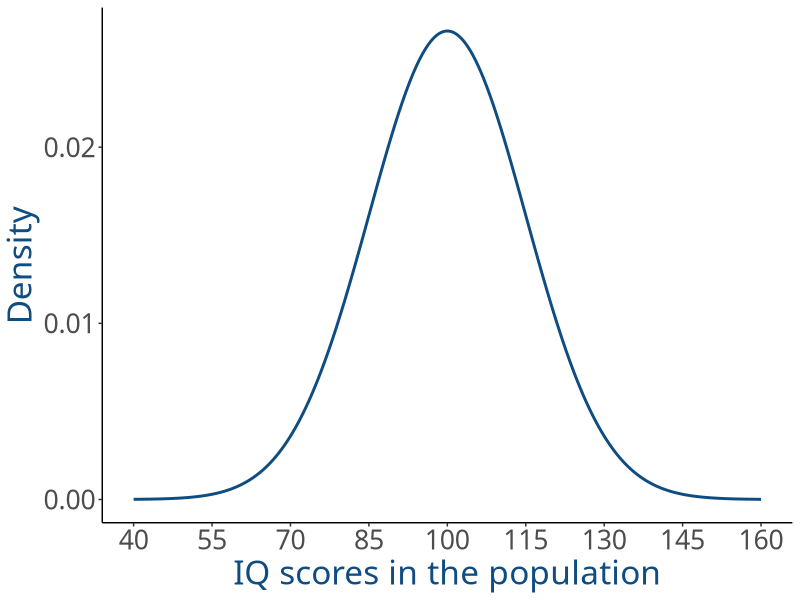
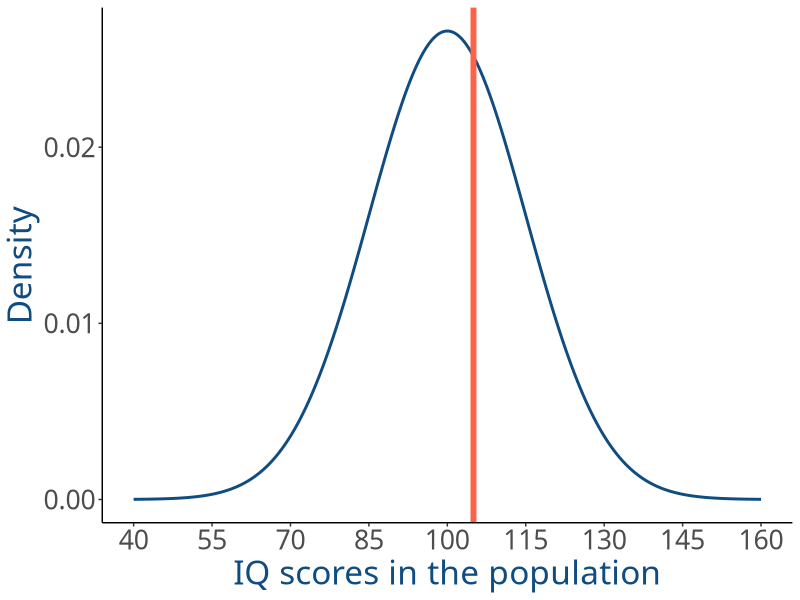
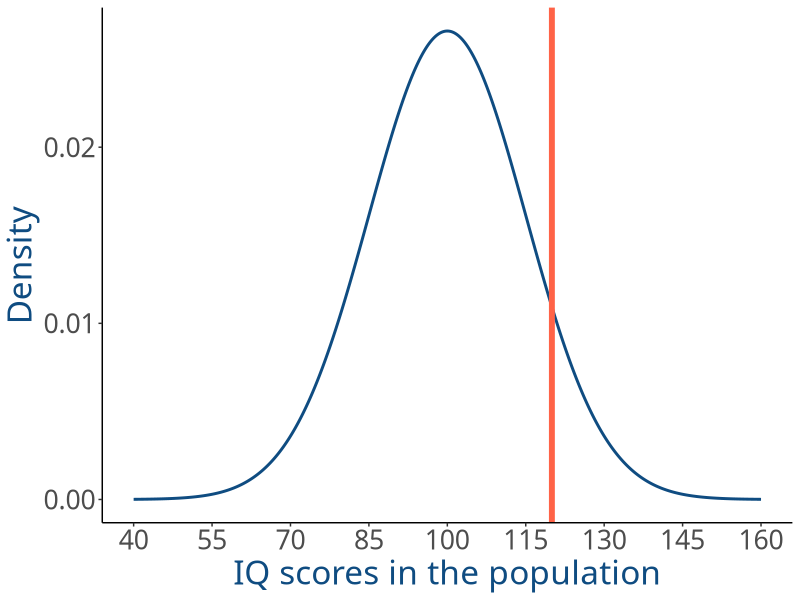
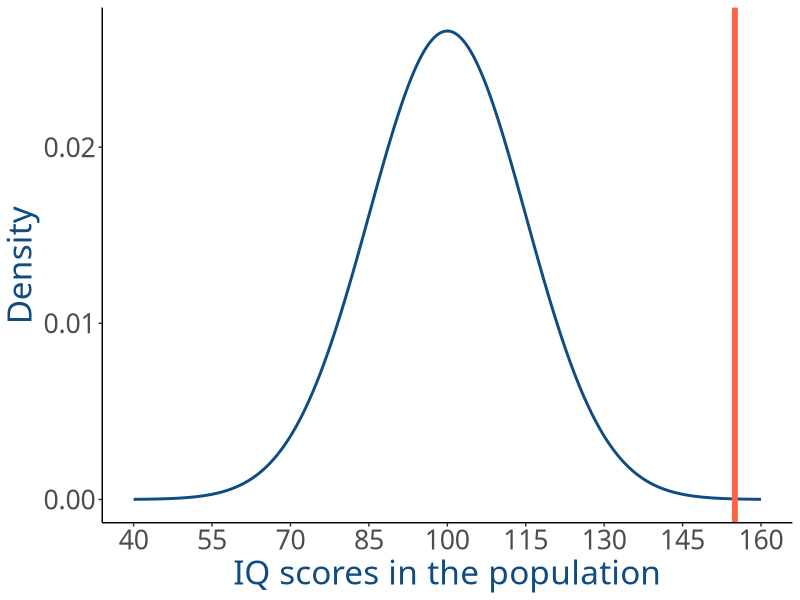
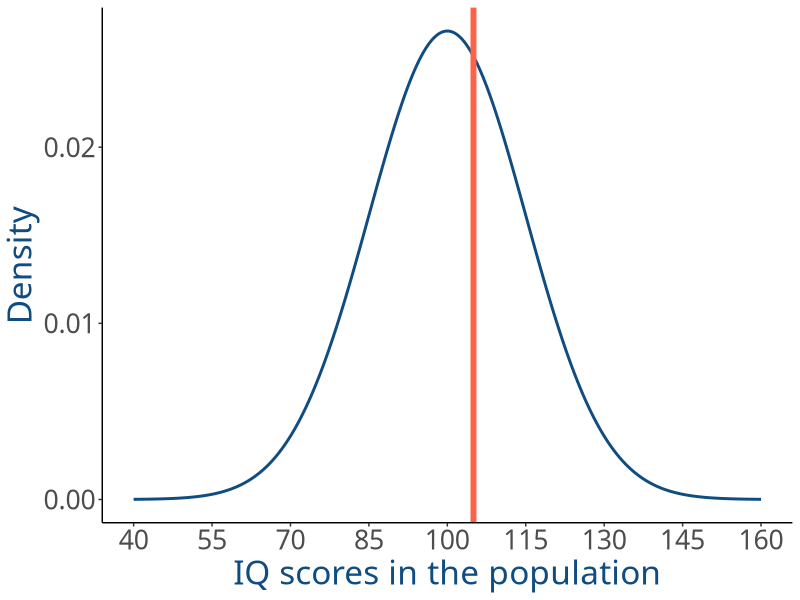
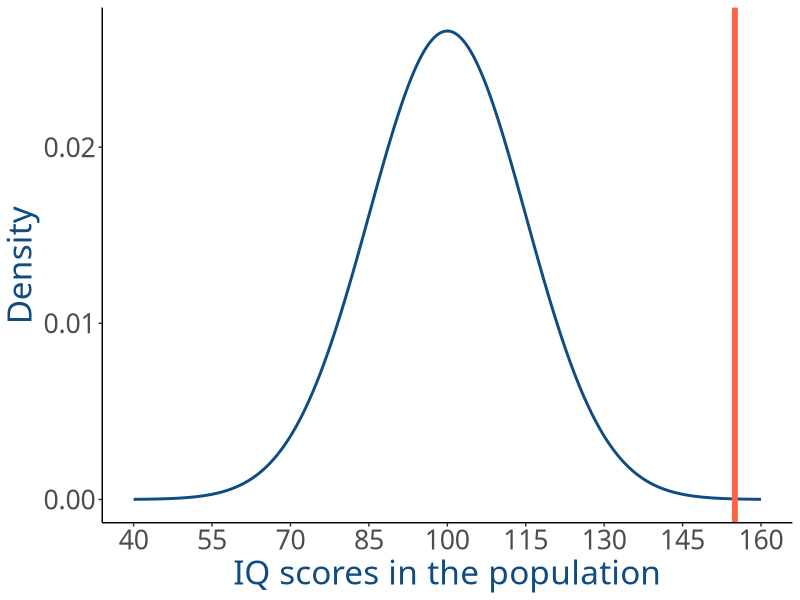
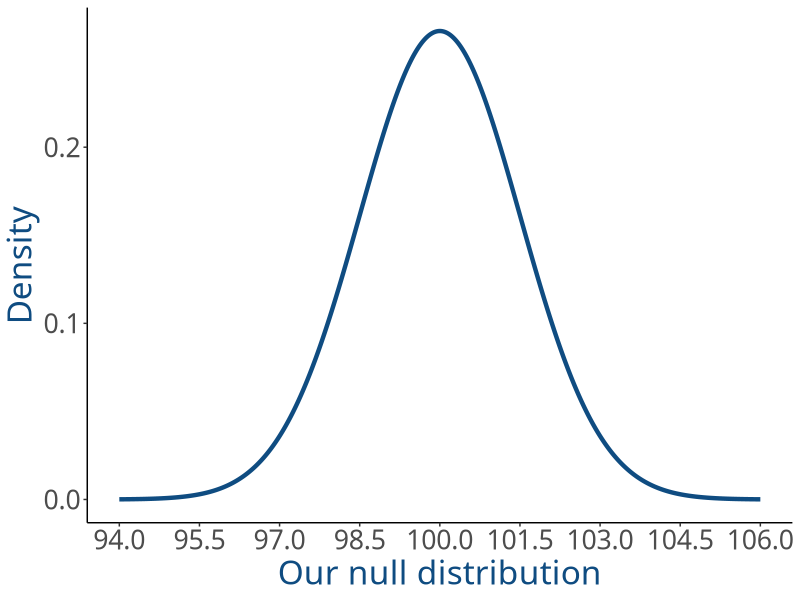
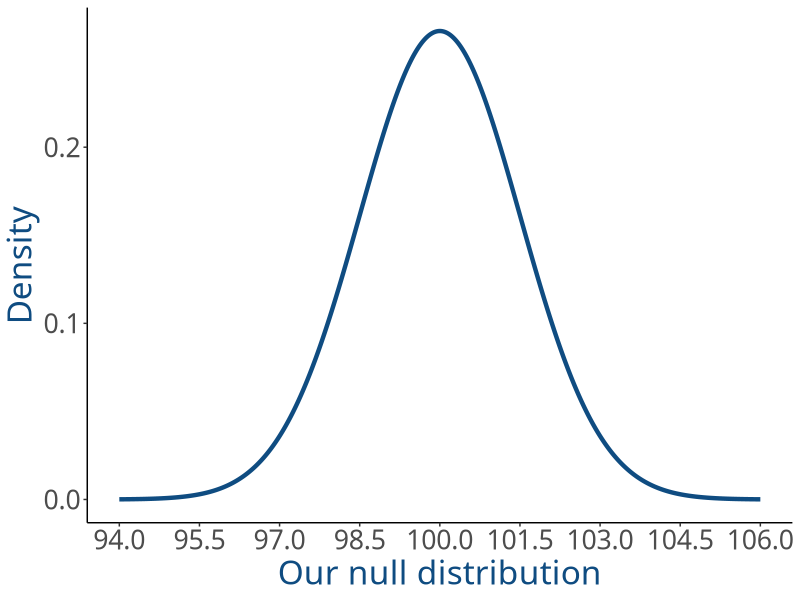

Here is the R script that generated these plots, in order:
## ---- chunk 1
#| label: setup
#| include: false

library(tidyverse)
library(patchwork)

options(digits=7)

dapr1blue <- '#0F4C81'

# # i have no idea why these options aren't "taking"
# # for the plots in this file specifically
# theme_set(theme_minimal())
# theme_update(
#   text = element_text(family = 'Source Sans 3', size = 100),
#   panel.grid.minor = element_blank(),
#   strip.background = element_blank(),
#   strip.text.x = element_text(size = 24)
# )
## ---- chunk 2
set.seed(1)
iq_data <- tibble(
  iq = rnorm(n = 99, mean = 100, sd = 20) |> round()
) |>
  bind_rows(
    tibble(iq = 155)
  )
obs_sample_mean <- mean(iq_data$iq)
## ---- chunk 3
#| out.width: 1100px

mu <- 100
sigma <- 15

x <- seq((mu - 4*sigma), (mu + 4*sigma), length.out = 1000)
y <- dnorm(x, mean = mu, sd = sigma)
df <- data.frame(x = x, y = y)

p_iq_pop <- ggplot(df, aes(x = x, y = y)) +
  geom_line(linewidth = 1, color = "#0F4C81") +
  labs(x = "IQ scores in the population", y = "Density") +
  scale_x_continuous(breaks = seq(
    (mu - 4*sigma), (mu + 4*sigma), by = sigma)
    ) +
  theme_classic() +
  theme(
    text = element_text(family = 'Source Sans 3', size = 24),
    axis.title = ggplot2::element_text(color = dapr1blue)
  ) +
  NULL

p_iq_pop
## ---- chunk 4
#| out.width: 1100px
curr_iq <- 105
p_iq_pop +
  geom_vline(xintercept = curr_iq, colour = 'tomato1', linewidth = 2) +
  NULL
## ---- chunk 5
#| out.width: 1100px
curr_iq <- 120
p_iq_pop +
  geom_vline(xintercept = curr_iq, colour = 'tomato1', linewidth = 2) +
  NULL
## ---- chunk 6
#| out.width: 1100px
curr_iq <- 155
p_iq_pop +
  geom_vline(xintercept = curr_iq, colour = 'tomato1', linewidth = 2) +
  NULL
## ---- chunk 7
p_iq_pop +
  geom_vline(xintercept = 105, colour = 'tomato1', linewidth = 2) +
  NULL
## ---- chunk 8
p_iq_pop +
  geom_vline(xintercept = 155, colour = 'tomato1', linewidth = 2) +
  NULL
## ---- chunk 9
iq_data |> 
  head()
## ---- chunk 10
options(pillar.sigfig = 7)
## ---- chunk 11
iq_data |>
  summarise(
    m = mean(iq)
  )
## ---- chunk 12
options(digits=7)
h0_mean <- 100
h0_sd <- 1.5
nx <- seq(h0_mean-4*h0_sd, h0_mean+4*h0_sd, length.out = 1000)
p_nulldist <- tibble(
  x = nx,
  n_dens = dnorm(nx, mean = h0_mean, sd = h0_sd)
) |>
  ggplot(aes(x = x, y = n_dens)) +
  geom_line(linewidth = 1.5, colour = dapr1blue) +
  # geom_ribbon(
  #   aes(
  #     x = ifelse(x >= -2 & x <= 2, x, NA), 
  #     ymin = 0,  ymax = n_dens), 
  #   alpha = 0.3, fill = dapr1blue
  #   ) +
  # geom_vline(xintercept = h0_mean, linetype = 'dashed', linewidth = 1) +
  # geom_vline(xintercept = h0_mean + h0_sd, linetype = 'dotted', linewidth = 1) +
  # geom_vline(xintercept = h0_mean + 2 * h0_sd, linetype = 'dotted', linewidth = 1) +
  # geom_vline(xintercept = h0_mean - h0_sd, linetype = 'dotted', linewidth = 1) +
  # geom_vline(xintercept = h0_mean - 2 * h0_sd, linetype = 'dotted', linewidth = 1) +
  labs(
    y = 'Density',
    x = 'Our null distribution'
  ) +
  theme_classic() +
  theme(
    panel.grid = element_blank(),
    text = element_text(family = 'Source Sans 3', size = 24),
    axis.title = ggplot2::element_text(color = dapr1blue)
  ) +
  scale_x_continuous(breaks = seq(
    (h0_mean - 4*h0_sd), (h0_mean + 4*h0_sd), by = h0_sd)
    ) +
  NULL
p_nulldist
## ---- chunk 13
p_nulldist
## ---- chunk 14
uppertail_5perc <- (qnorm(0.05, lower.tail=F) * h0_sd) + h0_mean

p_nulldist +
  geom_ribbon(
    aes(
      x = ifelse(x >= uppertail_5perc, x, NA),
      ymin = 0,  ymax = n_dens),
    alpha = 0.3, fill = dapr1blue
    ) +
  annotate("text",x=106, y=0.2, label="5%\nprobability", col=dapr1blue, hjust=1, size = 8, family = 'Source Sans 3')+
  geom_curve(aes(x=104, xend=103, y=0.15, yend=0.01), col=dapr1blue, size=0.5, curvature = -0.1, arrow = arrow(length = unit(0.1, "npc")), linewidth = 1.5)+
  NULL
## ---- chunk 15
p_nulldist +
  geom_ribbon(aes(
      x = ifelse(x >= h0_mean+2*h0_sd, x, NA),
      ymin = 0,  ymax = n_dens),
    alpha = 0.3, fill = dapr1blue
    ) +
    geom_ribbon(aes(
      x = ifelse(x <= h0_mean-2*h0_sd, x, NA),
      ymin = 0,  ymax = n_dens),
    alpha = 0.3, fill = dapr1blue
    ) +

  annotate("text",x=106, y=0.12, label="2.5%\nprobability", col=dapr1blue, hjust=1, size = 8, family = 'Source Sans 3')+
  annotate("text",x=94, y=0.12, label="2.5%\nprobability", col=dapr1blue, hjust=0, size = 8, family = 'Source Sans 3')+
  
  geom_curve(aes(x=104, xend=103.3, y=0.07, yend=0.01), col=dapr1blue, size=0.5, curvature = -0.1, arrow = arrow(length = unit(0.1, "npc")), linewidth = 1.5)+
  geom_curve(aes(x=96, xend=96.7, y=0.07, yend=0.01), col=dapr1blue, size=0.5, curvature = 0.1, arrow = arrow(length = unit(0.1, "npc")), linewidth = 1.5)+
  NULL

## ---- chunk 16
p_nulldist +
  geom_ribbon(
    aes(
      x = ifelse(x >= uppertail_5perc, x, NA),
      ymin = 0,  ymax = n_dens),
    alpha = 0.3, fill = dapr1blue
    ) +
  geom_vline(xintercept = obs_sample_mean, linewidth = 2, colour = 'tomato1') +
  annotate("text", x=obs_sample_mean+0.5, y=0.18, label= paste0("observed\nsample\nmean:\n", obs_sample_mean), col="tomato1", hjust=0, size = 8, family = 'Source Sans 3')+

  NULL
## ---- chunk 17
1 - pnorm(1.89)
## ---- chunk 18
obs_z <- 1.89

mu <- 0
sigma <- 1

x <- seq((mu - 4*sigma), (mu + 4*sigma), length.out = 1000)
y <- dnorm(x, mean = mu, sd = sigma)
df <- data.frame(x = x, y = y)

p_stdnorm <- ggplot(df, aes(x = x, y = y)) +
  geom_line(linewidth = 1, color = "#0F4C81") +
  labs(x = "Z", y = "Density") +
  scale_x_continuous(breaks = seq(
    (mu - 4*sigma), (mu + 4*sigma), by = sigma)
    ) +
  theme_classic() +
  theme(
    text = element_text(family = 'Source Sans 3', size = 28),
    axis.title = element_text(color = dapr1blue)
  ) +
  NULL

p_stdnorm +
  geom_vline(xintercept = obs_z, colour = 'tomato1', linewidth = 1.5) +
  geom_ribbon(
    aes(
      x = ifelse(x >= obs_z, x, NA),
      ymin = 0,
      ymax = y
    ),
    fill = 'tomato1', alpha = 0.3
  ) +

  annotate("text",x=4, y=0.2, label="2.9%\nprob.", col='tomato1', hjust=1, size = 8, family = 'Source Sans 3')+
  
  geom_curve(aes(x=3.5, xend=2.2, y=0.13, yend=0.02), col='tomato1', size=0.5, curvature = -0.1, arrow = arrow(length = unit(0.1, "npc")), linewidth = 1.5)+
  NULL
